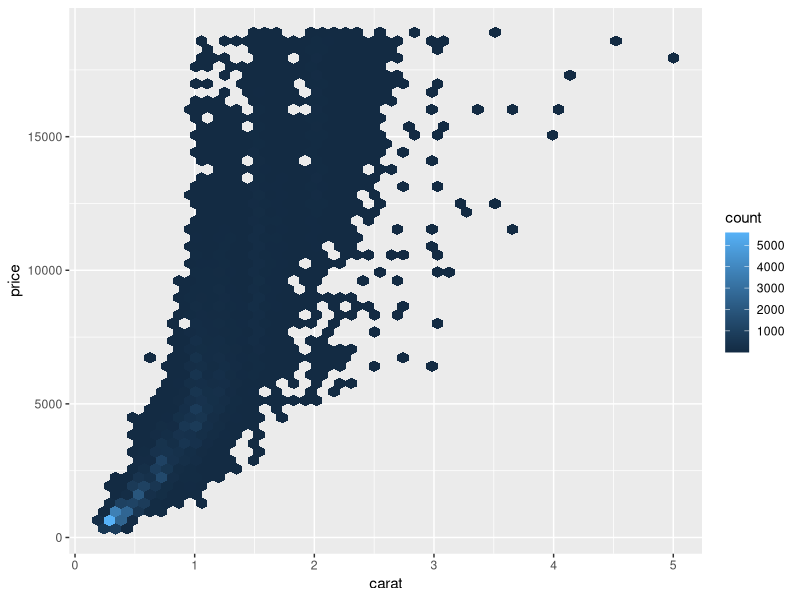
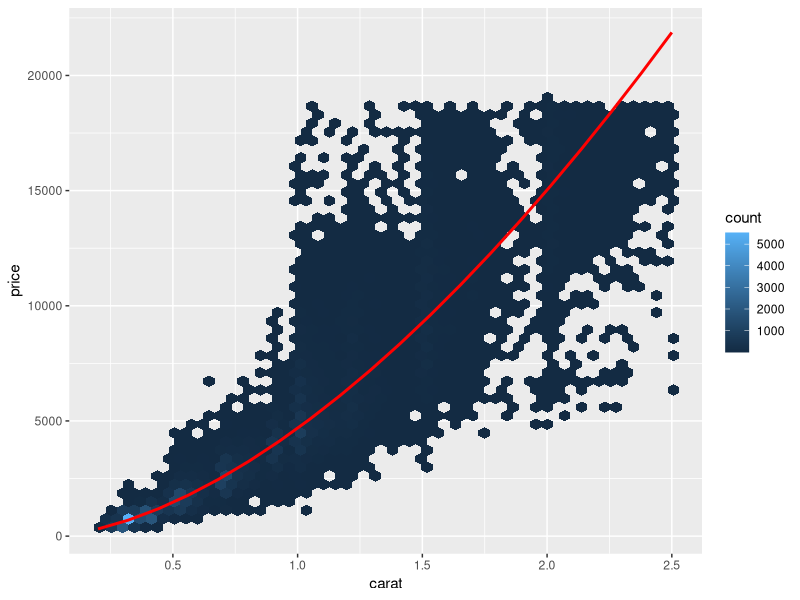
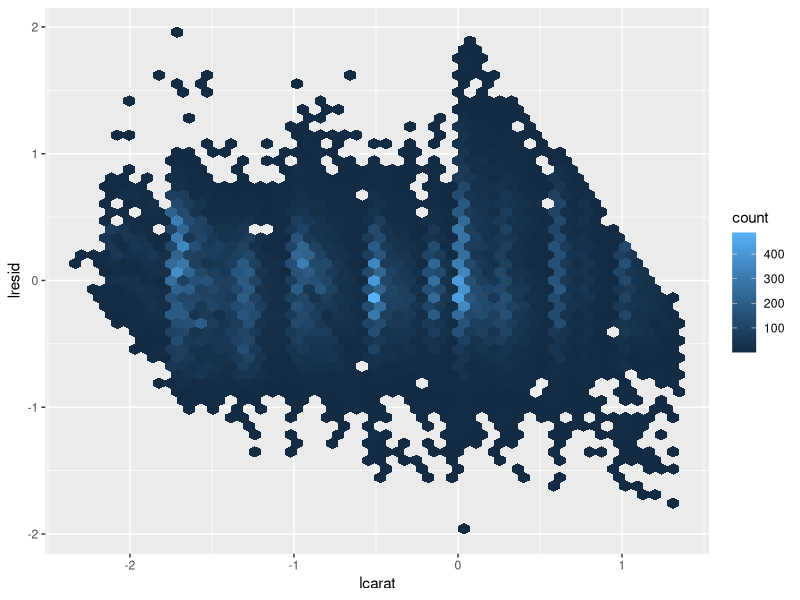
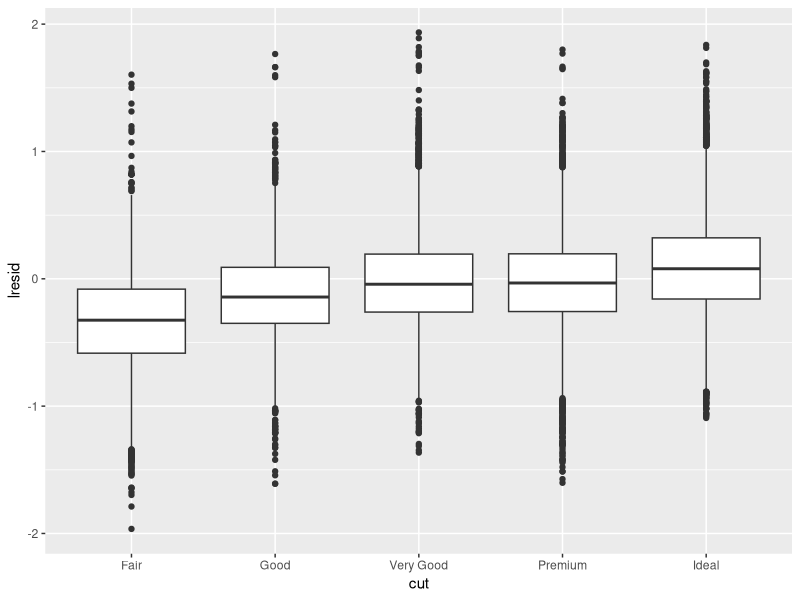
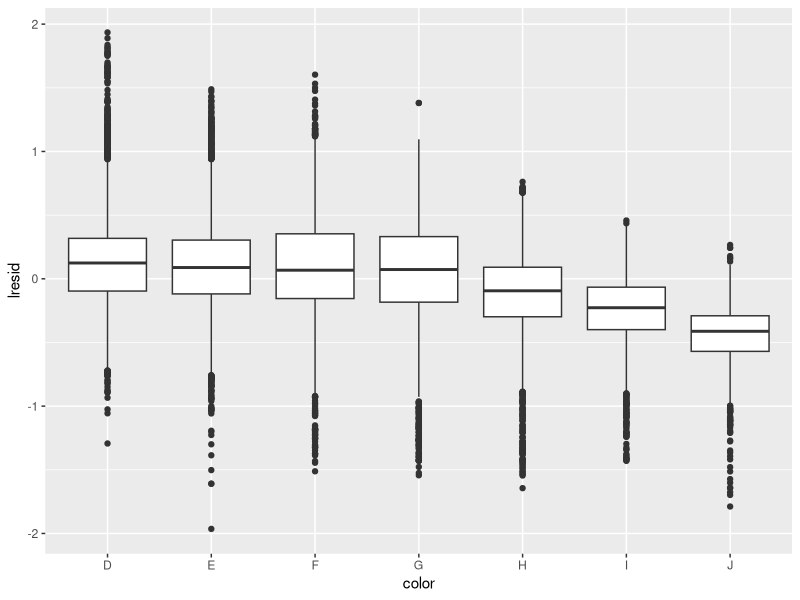
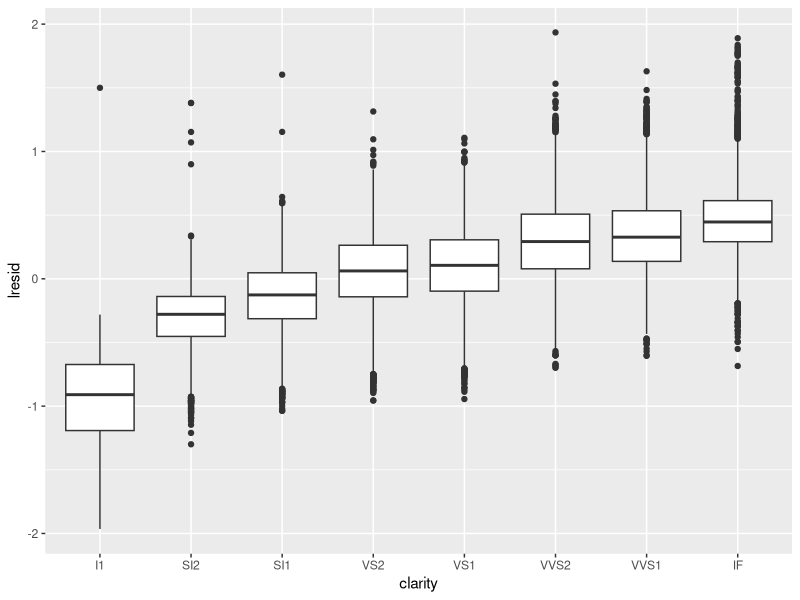

R code for these plots, in order:
library(tidyverse)
library(modelr)

ggplot(diamonds, aes(carat, price)) + 
  geom_hex(bins = 50)

diamonds2 <- diamonds %>% 
  filter(carat <= 2.5) %>% 
  mutate(lprice = log2(price), lcarat = log2(carat))

mod_diamond <- lm(lprice ~ lcarat, data = diamonds2)

grid <- diamonds2 %>% 
  data_grid(carat = seq_range(carat, 20)) %>% 
  mutate(lcarat = log2(carat)) %>% 
  add_predictions(mod_diamond, "lprice") %>% 
  mutate(price = 2 ^ lprice)

ggplot(diamonds2, aes(carat, price)) + 
  geom_hex(bins = 50) + 
  geom_line(data = grid, colour = "red", size = 1)

diamonds2 <- diamonds2 %>% 
  add_residuals(mod_diamond, "lresid")

ggplot(diamonds2, aes(lcarat, lresid)) + 
  geom_hex(bins = 50)

ggplot(diamonds2, aes(cut, lresid)) + geom_boxplot()
ggplot(diamonds2, aes(color, lresid)) + geom_boxplot()
ggplot(diamonds2, aes(clarity, lresid)) + geom_boxplot()
